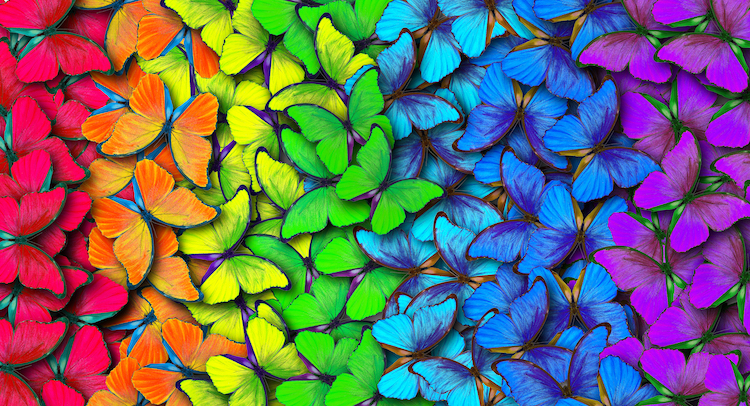
#> input picture 12.jpg, 750 x 406 px
$ jupyter execute 'Computer Vision & IOT Task 2 Sudhanshoo.ipynb'   (shell and % lines are left out)
#> lines starting #> are read from the running program, lines starting #| are printed output that depends on the picture
# THE SPARKS FOUNDATION
# Name:SUDHANSHOO UPADHYAY
# Computer Vision & IOT TASK 2

[cell 1]
import os
import cv2
import numpy as np
import matplotlib.pyplot as plt
from collections import Counter
from sklearn.cluster import KMeans
from skimage.color import rgb2lab, deltaE_cie76

[cell 2]
image = cv2.imread('12.jpg')
#> image is the input picture: shape (406, 750, 3); mean B, G, R 103.3, 105.4, 107.2
# image = cv2.imread('11.jpg')
print("The type of this input is {}".format(type(image)))
#| The type of this input is <class 'numpy.ndarray'>
print("Shape: {}".format(image.shape))
#| Shape: (406, 750, 3)
plt.imshow(image)

[cell 3]
image = cv2.cvtColor(image, cv2.COLOR_BGR2RGB)
plt.imshow(image)

[cell 4]
resized_image = cv2.resize(image, (1200, 600))
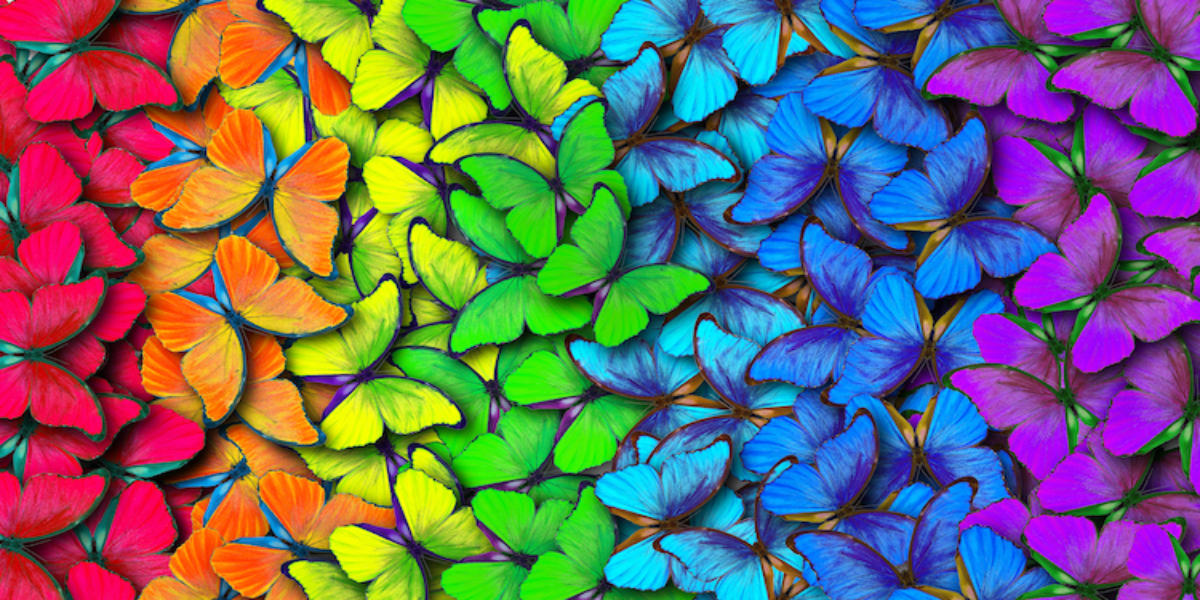
#> resized_image: shape (600, 1200, 3); mean R, G, B 107, 105.2, 103.2
plt.imshow(resized_image)

[cell 5]
# COLOR IDNTIFICATION
def RGB2HEX(color):
    return "#{:02x}{:02x}{:02x}".format(int(color[0]), int(color[1]), int(color[2]))

[cell 6]
def get_image(image_path):
    image = cv2.imread(image_path)
    image = cv2.cvtColor(image, cv2.COLOR_BGR2RGB)
    return image

[cell 7]
def get_colors(image, number_of_colors, show_chart):

#> called with number_of_colors = 4, show_chart = True
    modified_image = cv2.resize(image, (600, 400), interpolation = cv2.INTER_AREA)
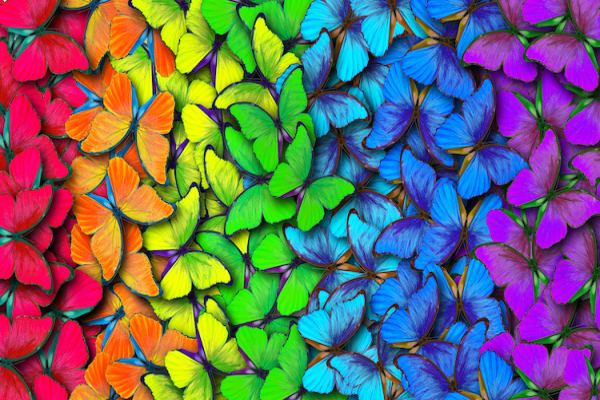
#> modified_image: shape (400, 600, 3); mean R, G, B 107.2, 105.4, 103.3
    modified_image = modified_image.reshape(modified_image.shape[0]*modified_image.shape[1], 3)
#     print(modified_image)
    clf = KMeans(n_clusters = number_of_colors)
    labels = clf.fit_predict(modified_image)
    print(labels)
#> (printed output is left out)

    counts = Counter(labels)
#> counts = {1: 50021, 3: 50719, 0: 65062, 2: 74198}

    center_colors = clf.cluster_centers_
    # We get ordered colors by iterating through the keys
    ordered_colors = [center_colors[i] for i in counts.keys()]
#> ordered_colors = [[184.1, 31.96, 145.1], [34.68, 138, 216.5], [163.9, 181.9, 29.55], [54.88, 65.32, 62.58]]
    hex_colors = [RGB2HEX(ordered_colors[i]) for i in counts.keys()]
#> hex_colors = ['#2289d8', '#36413e', '#b81f91', '#a3b51d']
    rgb_colors = [ordered_colors[i] for i in counts.keys()]
#> rgb_colors = [[34.68, 138, 216.5], [54.88, 65.32, 62.58], [184.1, 31.96, 145.1], [163.9, 181.9, 29.55]]

    if (show_chart):
        plt.figure(figsize = (8, 6))
        plt.pie(counts.values(), labels = hex_colors, colors = hex_colors)

    return rgb_colors

[cell 8]
get_colors(get_image('12.jpg'), 4, True)
# get_colors(get_image('11.jpg'), 9, True)
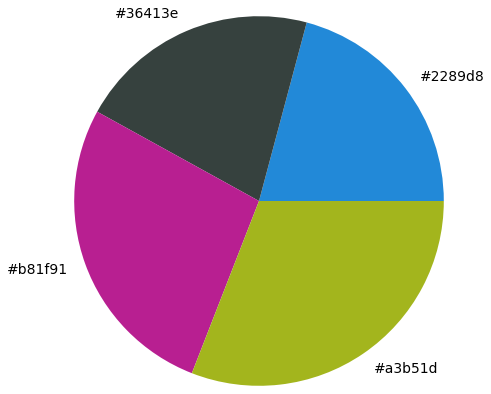
#> figure drawn by matplotlib, 1 panel

$ run again, with 11.jpg copied over 12.jpg
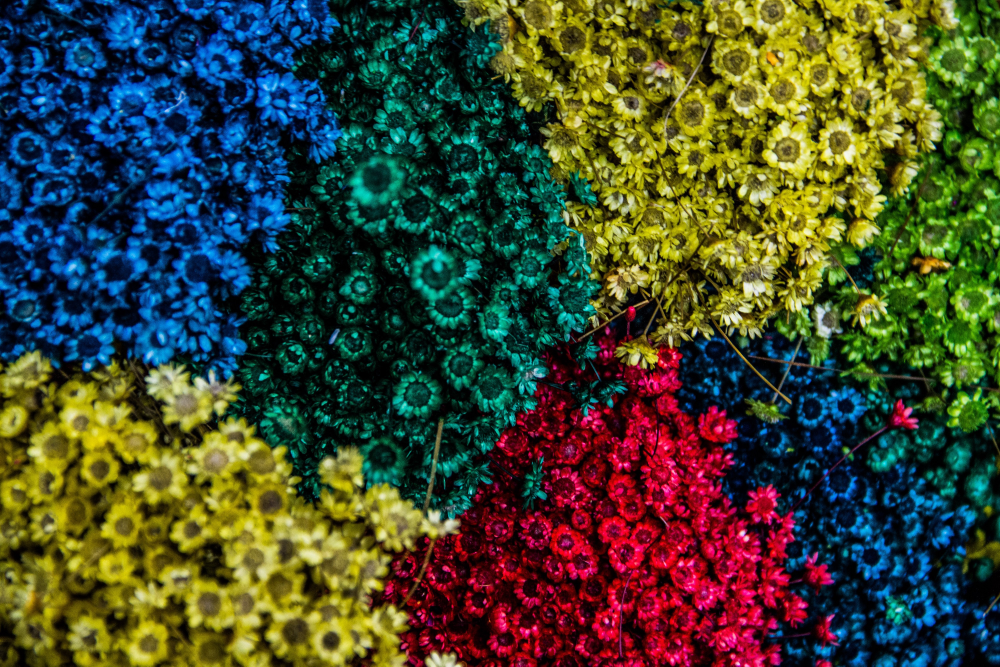
#> input picture 11.jpg, 4000 x 2666 px (shown at 1/4 size)
#> image is the input picture: shape (2666, 4000, 3); mean B, G, R 47.7, 71.8, 64.5
#| The type of this input is <class 'numpy.ndarray'>
#| Shape: (2666, 4000, 3)
#> `resized_image = cv2.resize(image, (1200, 600))`:
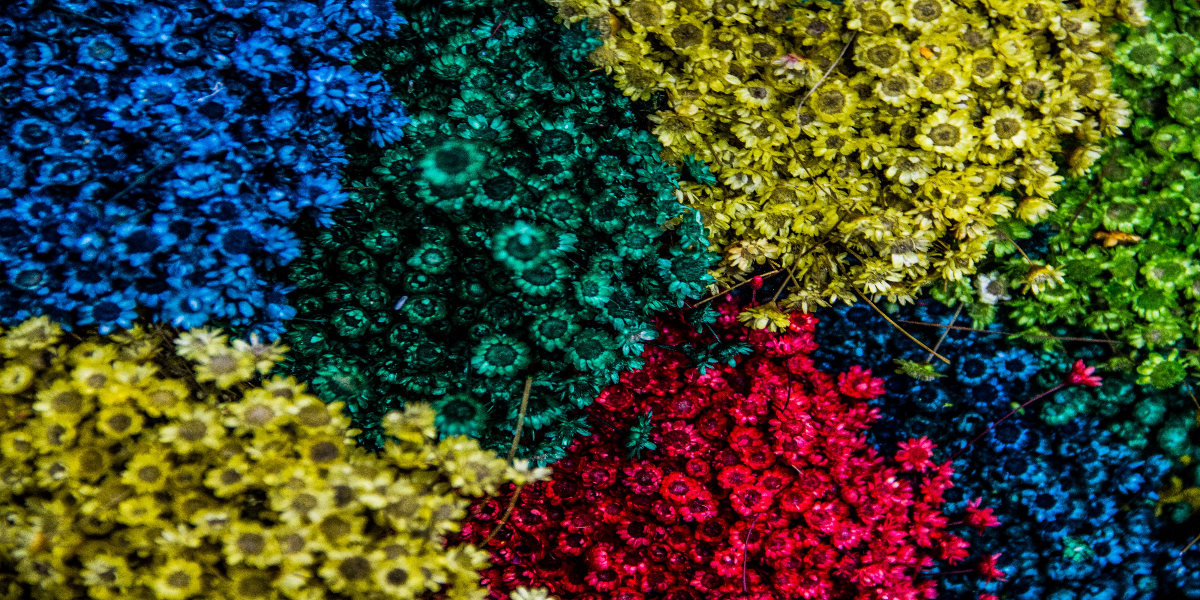
#> resized_image: shape (600, 1200, 3); mean R, G, B 64.4, 71.7, 47.5
#> (printed output is left out)
#> counts = {2: 124801, 0: 35027, 1: 62506, 3: 17666}
#> ordered_colors = [[21.86, 31.68, 23.07], [6.87, 102.6, 148.8], [152.5, 152.7, 41.44], [169.2, 7.67, 42.22]]
#> hex_colors = ['#989829', '#151f17', '#066694', '#a9072a']
#> rgb_colors = [[152.5, 152.7, 41.44], [21.86, 31.68, 23.07], [6.87, 102.6, 148.8], [169.2, 7.67, 42.22]]
#> `[cell 8] get_colors(get_image('12.jpg'), 4, True) # get_colors(get_ima..`:
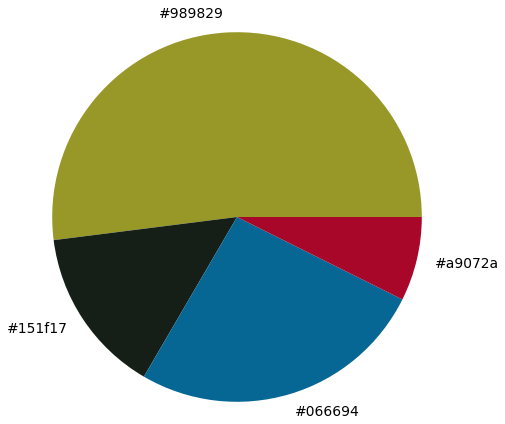
#> figure drawn by matplotlib, 1 panel
